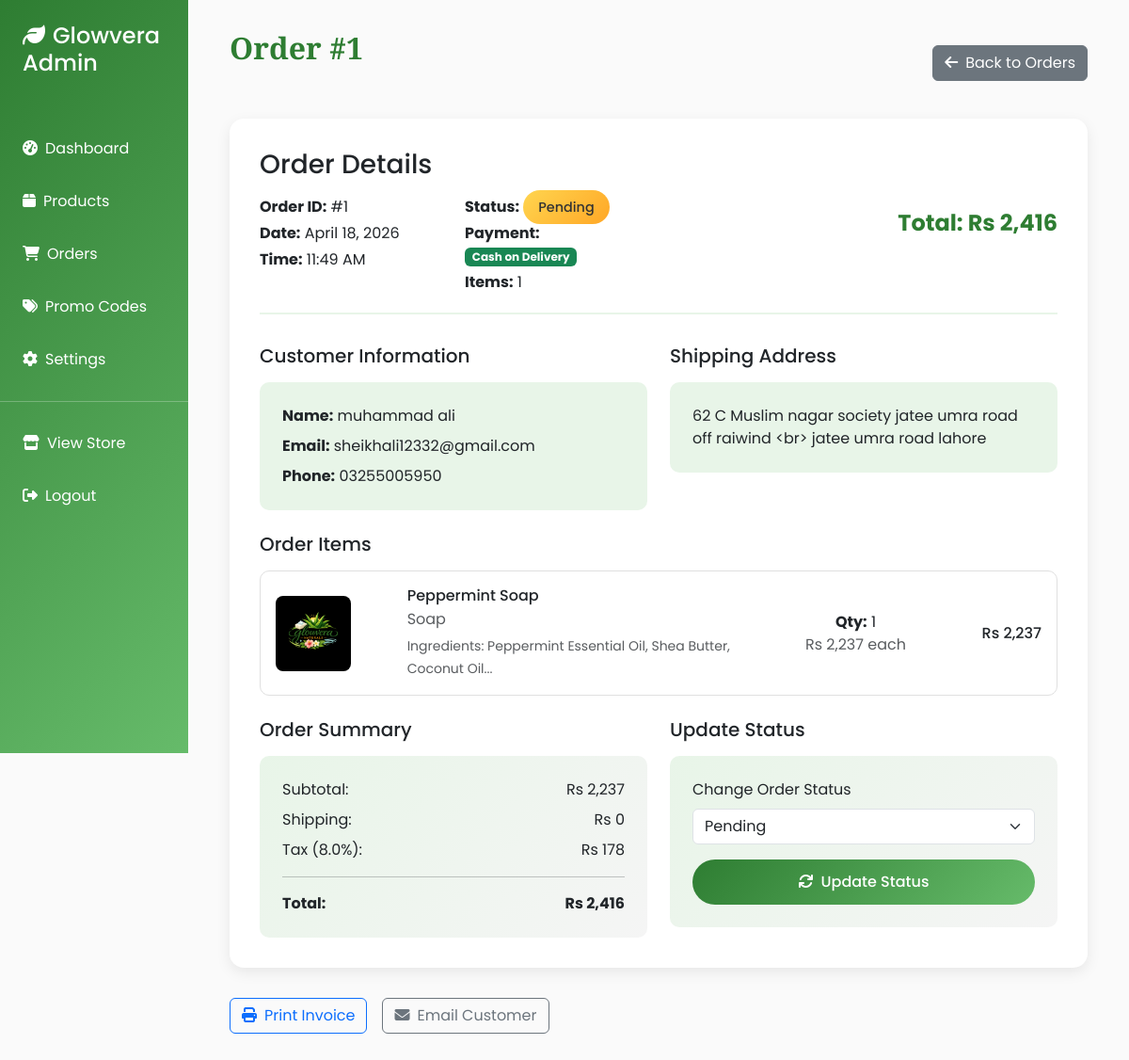
The page /admin/order/1 (signed in) on the database its author committed.
### app.py (models this page shows)
class Order(db.Model):
    id = db.Column(db.Integer, primary_key=True)
    user_id = db.Column(db.Integer, db.ForeignKey('user.id'), nullable=True)
    customer_name = db.Column(db.String(100), nullable=False)
    customer_email = db.Column(db.String(120), nullable=False)
    customer_phone = db.Column(db.String(20))
    total_amount = db.Column(db.Float, nullable=False)
    tax_rate = db.Column(db.Float, default=0.08)
    tax_amount = db.Column(db.Float, default=0.0)
    shipping_fee = db.Column(db.Float, default=0.0)
    status = db.Column(db.String(20), default='pending')
    payment_method = db.Column(db.String(30), default='cod')
    shipping_address = db.Column(db.Text, nullable=False)
    discount_amount = db.Column(db.Float, default=0.0)
    promo_code = db.Column(db.String(50))
    created_at = db.Column(db.DateTime, default=datetime.utcnow)
    order_items = db.relationship('OrderItem', backref='order', lazy=True)

class OrderItem(db.Model):
    id = db.Column(db.Integer, primary_key=True)
    order_id = db.Column(db.Integer, db.ForeignKey('order.id'), nullable=False)
    product_id = db.Column(db.Integer, db.ForeignKey('product.id'), nullable=False)
    quantity = db.Column(db.Integer, nullable=False)
    price = db.Column(db.Float, nullable=False)
    product = db.relationship('Product', backref='order_items')

class Product(db.Model):
    id = db.Column(db.Integer, primary_key=True)
    name = db.Column(db.String(100), nullable=False)
    description = db.Column(db.Text, nullable=False)
    price = db.Column(db.Float, nullable=False)
    image_url = db.Column(db.String(200))
    category = db.Column(db.String(50), nullable=False)
    stock_quantity = db.Column(db.Integer, default=0)
    ingredients = db.Column(db.Text)
    weight_grams = db.Column(db.Integer)
    is_featured = db.Column(db.Boolean, default=False)
    created_at = db.Column(db.DateTime, default=datetime.utcnow)

### app.py (the view)
@app.route('/admin/order/<int:order_id>')
@admin_required
def admin_order_detail(order_id):
    order = Order.query.get_or_404(order_id)
    return render_template('admin_order_detail.html', order=order)

### templates/admin_order_detail.html (shortened to what this page needs)
<!DOCTYPE html>
<html lang="en">
<head>
    <link href="https://cdn.jsdelivr.net/npm/bootstrap@5.3.0/dist/css/bootstrap.min.css" rel="stylesheet">
    <link href="https://cdnjs.cloudflare.com/ajax/libs/font-awesome/6.4.0/css/all.min.css" rel="stylesheet">
</head>
<body>
    <div class="container-fluid">
        <div class="row">
            <div class="col-md-3 col-lg-2 p-0">
                <div class="admin-sidebar">
                    <div class="p-4">
                        <h4 class="mb-4">
                            <i class="fas fa-leaf me-2"></i>Glowvera Admin
                        </h4>
                    </div>
                    <nav class="nav flex-column">
                        <a href="{{ url_for('admin_dashboard') }}" class="nav-link">
                            <i class="fas fa-tachometer-alt me-2"></i>Dashboard
                        </a>
                        <a href="{{ url_for('admin_products') }}" class="nav-link">
                            <i class="fas fa-box me-2"></i>Products
                        </a>
                        <a href="{{ url_for('admin_orders') }}" class="nav-link">
                            <i class="fas fa-shopping-cart me-2"></i>Orders
                        </a>
                        <a href="{{ url_for('admin_promo_codes') }}" class="nav-link">
                            <i class="fas fa-tags me-2"></i>Promo Codes
                        </a>
                        <a href="{{ url_for('admin_settings') }}" class="nav-link">
                            <i class="fas fa-cog me-2"></i>Settings
                        </a>
                        <hr class="my-3 bg-white-50">
                        <a href="{{ url_for('index') }}" class="nav-link">
                            <i class="fas fa-store me-2"></i>View Store
                        </a>
                        <a href="{{ url_for('admin_logout') }}" class="nav-link">
                            <i class="fas fa-sign-out-alt me-2"></i>Logout
                        </a>
                    </nav>
                </div>
            </div>
            <div class="col-md-9 col-lg-10">
                <div class="admin-content">
                    <div class="d-flex justify-content-between align-items-center mb-4">
                        <h1 class="admin-title">Order #{{ order.id }}</h1>
                        <div>
                            <a href="{{ url_for('admin_orders') }}" class="btn btn-secondary">
                                <i class="fas fa-arrow-left me-2"></i>Back to Orders
                            </a>
                        </div>
                    </div>
                    <div class="order-card">
                        <div class="order-header">
                            <div class="row align-items-center">
                                <div class="col-md-6">
                                    <h3 class="mb-3">Order Details</h3>
                                    <div class="row">
                                        <div class="col-sm-6">
                                            <p class="mb-1"><strong>Order ID:</strong> #{{ order.id }}</p>
                                            <p class="mb-1"><strong>Date:</strong> {{ order.created_at.strftime('%B %d, %Y') }}</p>
                                            <p class="mb-1"><strong>Time:</strong> {{ order.created_at.strftime('%I:%M %p') }}</p>
                                        </div>
                                        <div class="col-sm-6">
                                            <p class="mb-1"><strong>Status:</strong>
                                                <span class="badge-status badge-{{ order.status }}">
                                                    {{ order.status.title() }}
                                                </span>
                                            </p>
                                            <p class="mb-1"><strong>Payment:</strong>
                                                {% if order.payment_method == 'cod' %}
                                                    <span class="badge bg-success">Cash on Delivery</span>
                                                {% elif order.payment_method == 'half_advance' %}
                                                    <span class="badge bg-warning text-dark">50% Advance</span>
                                                {% elif order.payment_method == 'full_advance' %}
                                                    <span class="badge bg-primary">Full Advance</span>
                                                {% else %}
                                                    <span class="badge bg-secondary">{{ order.payment_method }}</span>
                                                {% endif %}
                                            </p>
                                            <p class="mb-1"><strong>Items:</strong> {{ order.order_items|length }}</p>
                                        </div>
                                    </div>
                                </div>
                                <div class="col-md-6 text-end">
                                    <div class="order-total">
                                        Total: {{ format_price(order.total_amount) }}
                                    </div>
                                </div>
                            </div>
                        </div>
                        <div class="row mb-4">
                            <div class="col-md-6">
                                <h5 class="mb-3">Customer Information</h5>
                                <div class="customer-info">
                                    <p class="mb-2"><strong>Name:</strong> {{ order.customer_name }}</p>
                                    <p class="mb-2"><strong>Email:</strong> {{ order.customer_email }}</p>
                                    <p class="mb-0"><strong>Phone:</strong> {{ order.customer_phone or 'Not provided' }}</p>
                                </div>
                            </div>
                            <div class="col-md-6">
                                <h5 class="mb-3">Shipping Address</h5>
                                <div class="customer-info">
                                    <p class="mb-0">{{ order.shipping_address|nl2br }}</p>
                                </div>
                            </div>
                        </div>
                        <div class="mb-4">
                            <h5 class="mb-3">Order Items</h5>
                            {% for item in order.order_items %}
                            <div class="product-item">
                                <div class="row align-items-center">
                                    <div class="col-md-2">
                                        <img src="{{ item.product.image_url or 'https://placehold.co/80x80/90EE90/FFFFFF?text=Product' }}"
                                             alt="{{ item.product.name }}"
                                             class="product-image">
                                    </div>
                                    <div class="col-md-6">
                                        <h6 class="mb-1">{{ item.product.name }}</h6>
                                        <p class="text-muted mb-1">{{ item.product.category }}</p>
                                        {% if item.product.ingredients %}
                                        <small class="text-muted">Ingredients: {{ item.product.ingredients[:50] }}...</small>
                                        {% endif %}
                                    </div>
                                    <div class="col-md-2 text-center">
                                        <p class="mb-0"><strong>Qty:</strong> {{ item.quantity }}</p>
                                        <p class="mb-0 text-muted">{{ format_price(item.price) }} each</p>
                                    </div>
                                    <div class="col-md-2 text-end">
                                        <h6 class="mb-0">{{ format_price(item.price * item.quantity) }}</h6>
                                    </div>
                                </div>
                            </div>
                            {% endfor %}
                        </div>
                        <div class="row">
                            <div class="col-md-6">
                                <h5 class="mb-3">Order Summary</h5>
                                <div class="status-actions">
                                    <div class="d-flex justify-content-between mb-2">
                                        <span>Subtotal:</span>
                                        <span>{{ format_price(order.total_amount - (order.tax_amount or 0) - (order.shipping_fee or 0)) }}</span>
                                    </div>
                                    <div class="d-flex justify-content-between mb-2">
                                        <span>Shipping:</span>
                                        <span>{{ format_price(order.shipping_fee or 0) }}</span>
                                    </div>
                                    <div class="d-flex justify-content-between mb-2">
                                        <span>Tax ({{ (order.tax_rate or 0) * 100 | int }}%):</span>
                                        <span>{{ format_price(order.tax_amount or 0) }}</span>
                                    </div>
                                    <hr>
                                    <div class="d-flex justify-content-between">
                                        <strong>Total:</strong>
                                        <strong>{{ format_price(order.total_amount) }}</strong>
                                    </div>
                                </div>
                            </div>
                            <div class="col-md-6">
                                <h5 class="mb-3">Update Status</h5>
                                <div class="status-actions">
                                    <form method="POST" action="{{ url_for('update_order_status', order_id=order.id) }}">
                                        <div class="mb-3">
                                            <label for="new_status" class="form-label">Change Order Status</label>
                                            <select class="form-select" id="new_status" name="new_status">
                                                <option value="pending" {{ 'selected' if order.status == 'pending' }}>Pending</option>
                                            </select>
                                        </div>
                                        <button type="submit" class="btn btn-primary w-100">
                                            <i class="fas fa-sync me-2"></i>Update Status
                                        </button>
                                    </form>
                                </div>
                            </div>
                        </div>
                    </div>
                    <div class="d-flex gap-3">
                        <a href="{{ url_for('admin_order_invoice', order_id=order.id) }}" target="_blank" class="btn btn-outline-primary">
                            <i class="fas fa-print me-2"></i>Print Invoice
                        </a>
                        <button class="btn btn-outline-secondary" onclick="window.location.href='mailto:{{ order.customer_email }}?subject=Order #{{ order.id }} Update'">
                            <i class="fas fa-envelope me-2"></i>Email Customer
                        </button>
                    </div>
                </div>
            </div>
        </div>
    </div>
</body>
</html>

### rows shown on the page
Order: id "1", created_at "April 18, 2026", created_at "11:49 AM", status "Pending", total_amount "Rs 2,416", customer_name "muhammad ali", customer_email "sheikhali12332@gmail.com", customer_phone "03255005950", shipping_address "62 C Muslim nagar society jatee umra road off raiwind <br> jatee umra road lahore", total_amount+tax_amount+shipping_fee "Rs 2,237", shipping_fee "Rs 0", (order.tax_rateor0)*100|int "8.0", tax_amount "Rs 178"
OrderItem: product (picture), product.name "Peppermint Soap", product.category "Soap", product "Peppermint Essential Oil, Shea Butter, Coconut Oil", quantity "1", price "Rs 2,237", format_price(item.price*item.quantity) "Rs 2,237"

### other values the page prints
{{ order.order_items|length }} "1"
